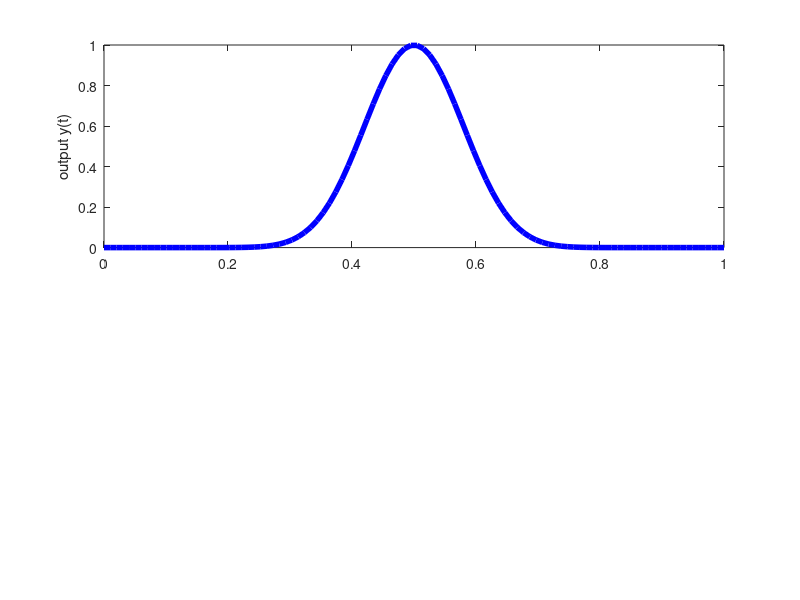

This figure's MATLAB source: (Note: this script raises an error after producing the figure.)
addpath("..");

%% Double integrator controller by PD controller
% eigenvalues of closed loop dynamics: DO NOT set them equal, otherwise
% different math applies
lam1=-1;
lam2=-2;

%% Sampling
t0 = 0;
x0 = [0; 0]; % initial sampled state

%% Trajectory to be followed
yTilde = @(t) t-t+1;  % step response
yTilde = @(t) (.5*(1-cos(2*pi*t))).^8;  % follow cos

close all;
figure;

%% Target trajectory
tau = 0.1;   % period of references
N = 10;      % number of intervals
subplot(2,1,1);
timespan = linspace(t0,t0+N*tau,100);
plot(timespan,yTilde(timespan),'b','LineWidth',4);
hold on
ylabel('output y(t)');

%% Get optimal references and plot
tau = 0.2;   % period of references
N = 5;      % number of intervals
[r_opt, Q_final, lin_final] = opt_refs_PDcontrol_DBLint(lam1,lam2,x0,t0,N,tau,yTilde, 0);
[output_x, output_y] = output_PDcontrol_DBLint(lam1,lam2,x0,t0,N,tau,r_opt);
subplot(2,1,1);
plot(output_x, output_y,'LineWidth',2,'Color',.2*[1 1 1]);
subplot(2,1,2);
hold on;
ylabel('reference r(t)');
tK = linspace(t0,t0+N*tau,N+1);
stairs(tK,[r_opt' r_opt(end)],'LineWidth',2,'Color',.2*[1 1 1]);   % refs

%% Get optimal references and plot
tau = 0.1;   % period of references
N = 10;      % number of intervals
[r_opt, Q_final, lin_final] = opt_refs_PDcontrol_DBLint(lam1,lam2,x0,t0,N,tau,yTilde, 0);
[output_x, output_y] = output_PDcontrol_DBLint(lam1,lam2,x0,t0,N,tau,r_opt);
subplot(2,1,1);
plot(output_x, output_y,'LineWidth',2,'Color',.4*[1 1 1]);
subplot(2,1,2);
hold on;
tK = linspace(t0,t0+N*tau,N+1);
stairs(tK,[r_opt' r_opt(end)],'LineWidth',2,'Color',.4*[1 1 1]);   % refs

%% Get optimal references and plot
tau = 0.05;   % period of references
N = 20;      % number of intervals
[r_opt, Q_final, lin_final] = opt_refs_PDcontrol_DBLint(lam1,lam2,x0,t0,N,tau,yTilde, 0);
[output_x, output_y] = output_PDcontrol_DBLint(lam1,lam2,x0,t0,N,tau,r_opt);
subplot(2,1,1);
plot(output_x, output_y,'LineWidth',2,'Color',.6*[1 1 1]);
subplot(2,1,2);
hold on;
tK = linspace(t0,t0+N*tau,N+1);
stairs(tK,[r_opt' r_opt(end)],'LineWidth',2,'Color',.6*[1 1 1]);   % refs


subplot(2,1,2);
legend('\tau=0.2, N=5','\tau=0.1, N=10','\tau =0.05, N=20','Location','southeast')
